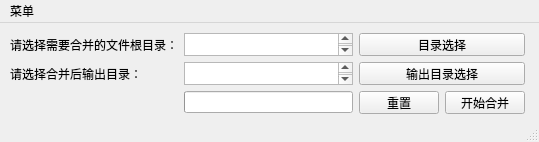
<?xml version="1.0" encoding="UTF-8"?>
<ui version="4.0">
 <class>MainWindow</class>
 <widget class="QMainWindow" name="MainWindow">
  <property name="geometry">
   <rect>
    <x>0</x>
    <y>0</y>
    <width>539</width>
    <height>142</height>
   </rect>
  </property>
  <property name="windowTitle">
   <string>MainWindow</string>
  </property>
  <widget class="QWidget" name="centralwidget">
   <widget class="QWidget" name="layoutWidget">
    <property name="geometry">
     <rect>
      <x>10</x>
      <y>10</y>
      <width>515</width>
      <height>81</height>
     </rect>
    </property>
    <layout class="QGridLayout" name="gridLayout">
     <item row="0" column="1">
      <widget class="QTextEdit" name="textEdit"/>
     </item>
     <item row="1" column="2">
      <widget class="QPushButton" name="pushButton_2">
       <property name="text">
        <string>输出目录选择</string>
       </property>
      </widget>
     </item>
     <item row="1" column="1">
      <widget class="QTextEdit" name="textEdit_2"/>
     </item>
     <item row="1" column="0">
      <widget class="QLabel" name="label_2">
       <property name="text">
        <string>请选择合并后输出目录：</string>
       </property>
      </widget>
     </item>
     <item row="0" column="0">
      <widget class="QLabel" name="label">
       <property name="text">
        <string>请选择需要合并的文件根目录：</string>
       </property>
      </widget>
     </item>
     <item row="0" column="2">
      <widget class="QPushButton" name="pushButton">
       <property name="text">
        <string>目录选择</string>
       </property>
      </widget>
     </item>
     <item row="2" column="2">
      <layout class="QHBoxLayout" name="horizontalLayout">
       <item>
        <widget class="QPushButton" name="pushButton_3">
         <property name="text">
          <string>重置</string>
         </property>
        </widget>
       </item>
       <item>
        <widget class="QPushButton" name="pushButton_4">
         <property name="text">
          <string>开始合并</string>
         </property>
        </widget>
       </item>
      </layout>
     </item>
     <item row="2" column="0">
      <widget class="QLabel" name="label_3">
       <property name="text">
        <string/>
       </property>
      </widget>
     </item>
     <item row="2" column="1">
      <widget class="QProgressBar" name="progressBar">
       <property name="value">
        <number>0</number>
       </property>
       <property name="textVisible">
        <bool>false</bool>
       </property>
      </widget>
     </item>
    </layout>
   </widget>
  </widget>
  <widget class="QMenuBar" name="menubar">
   <property name="geometry">
    <rect>
     <x>0</x>
     <y>0</y>
     <width>539</width>
     <height>23</height>
    </rect>
   </property>
   <widget class="QMenu" name="menu">
    <property name="title">
     <string>菜单</string>
    </property>
    <addaction name="separator"/>
    <addaction name="actionexit"/>
   </widget>
   <addaction name="menu"/>
  </widget>
  <widget class="QStatusBar" name="statusbar"/>
  <action name="actionexit">
   <property name="text">
    <string>exit</string>
   </property>
  </action>
 </widget>
 <resources/>
 <connections/>
</ui>
